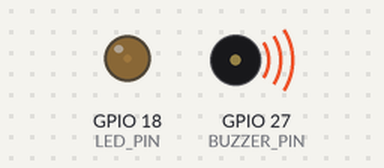
Simulated run of this program. Board: ESP32. Parts: output pins drawn as LEDs (lit = HIGH), buzzer (waves = sounding).

Above: at 0.15 s.
At 8.31 s:
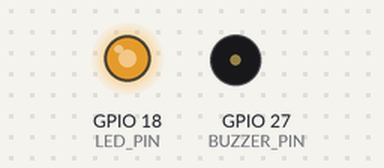
At 19.8 s:
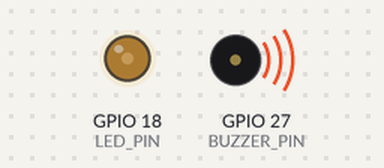
At 39.75 s:
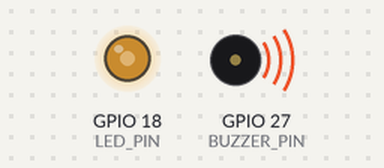
Timing chart, 0 to 40.0 s (numbered marks = the images above):
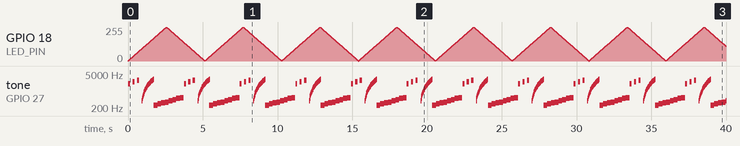

The program:

main.cpp
```cpp
#include <Arduino.h>

#define LED_PIN     18
#define BUZZER_PIN  27

#define LED_PWM_CH      0
#define BUZZER_PWM_CH   1

#define LED_FREQ    5000
#define LED_RES     8

#define BUZZER_FREQ 2000
#define BUZZER_RES  10

void setup() {
  // Setup LED PWM channel
  ledcSetup(LED_PWM_CH, LED_FREQ, LED_RES);
  ledcAttachPin(LED_PIN, LED_PWM_CH);

  // Setup Buzzer PWM channel
  ledcSetup(BUZZER_PWM_CH, BUZZER_FREQ, BUZZER_RES);
  ledcAttachPin(BUZZER_PIN, BUZZER_PWM_CH);
}

void loop() {
  // --- LED brightness fade (non-blocking approach) ---
  static int brightness = 0;
  static int fadeAmount = 1;

  ledcWrite(LED_PWM_CH, brightness);
  brightness += fadeAmount;

  if (brightness <= 0 || brightness >= 255) {
    fadeAmount = -fadeAmount;  // Reverse fade direction
  }

  // --- Buzzer beep pattern ---
  static unsigned long lastMillis = 0;
  static int state = 0;
  static int beepCount = 0;

  unsigned long now = millis();

  switch(state) {
    case 0: // Beep ON
      if (beepCount < 3) {
        ledcWriteTone(BUZZER_PWM_CH, 2000 + beepCount * 400);
        if (now - lastMillis > 150) {
          ledcWriteTone(BUZZER_PWM_CH, 0);
          lastMillis = now;
          state = 1;
          beepCount++;
        }
      } else {
        beepCount = 0;
        state = 2; // Move to frequency sweep
        lastMillis = now;
      }
      break;

    case 1: // Beep OFF
      if (now - lastMillis > 150) {
        lastMillis = now;
        state = 0;
      }
      break;

    case 2: // Frequency sweep 400Hz → 3000Hz
      static int freq = 400;
      if (freq <= 3000) {
        ledcWriteTone(BUZZER_PWM_CH, freq);
        if (now - lastMillis > 20) {
          freq += 100;
          lastMillis = now;
        }
      } else {
        ledcWriteTone(BUZZER_PWM_CH, 0);
        freq = 400;
        state = 3;
        lastMillis = now;
      }
      break;

    case 3: // Short melody
      static int melody[] = {262, 294, 330, 349, 392, 440, 494, 523};
      static int noteIndex = 0;

      if (noteIndex < 8) {
        ledcWriteTone(BUZZER_PWM_CH, melody[noteIndex]);
        if (now - lastMillis > 250) {
          noteIndex++;
          lastMillis = now;
        }
      } else {
        ledcWriteTone(BUZZER_PWM_CH, 0);
        noteIndex = 0;
        state = 0; // Restart pattern
      }
      break;
  }

  delay(10);  // Smooth LED fading timing
}
```

Measured:
- by itself, tone on GPIO 27 (BUZZER_PIN): plays 2000 Hz for 0.15 s, 2400 Hz for 0.14 s, 2800 Hz for 0.14 s, 400 Hz for 0.03 s, 500 Hz for 0.02 s, 600 Hz for 0.03 s … (415 notes in this stretch)
